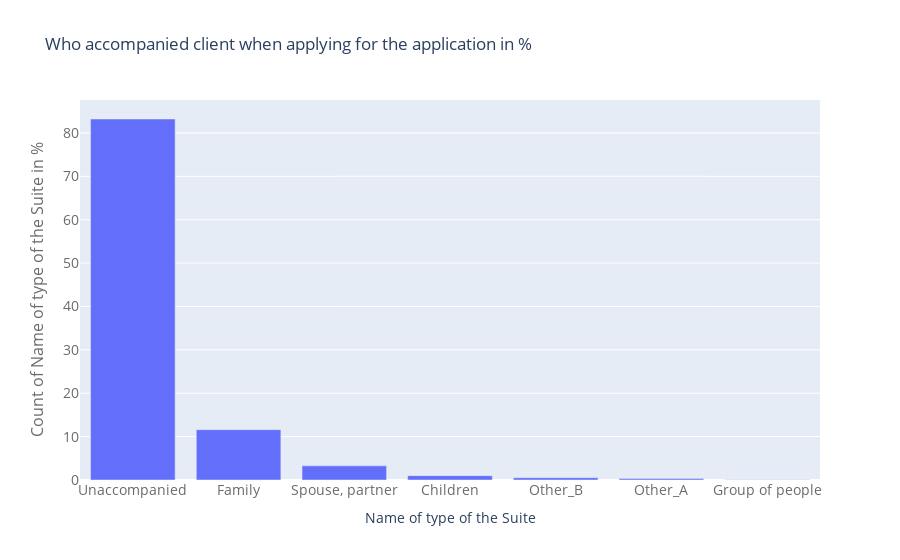

Source (notebook cell):
### Markdown cell above
#### Visualizing client accompaniment during application

### Code cell
# Who accompanied the client distrinution
temp = two_columns_df["NAME_TYPE_SUITE"].value_counts()

trace = go.Bar(
    x=temp.index,
    y=(temp / temp.sum()) * 100,
)

data = [trace]

layout = go.Layout(
    title="Who accompanied client when applying for the application in %",
    xaxis=dict(
        title='Name of type of the Suite',
        tickfont=dict(
            size=14,
            color='rgb(107, 107, 107)'
        )
    ),
    yaxis=dict(
        title='Count of Name of type of the Suite in %',
        titlefont=dict(
            size=16,
            color='rgb(107, 107, 107)'
        ),
        tickfont=dict(
            size=14,
            color='rgb(107, 107, 107)'
        )
    )
)

fig = go.Figure(data=data, layout=layout)
fig.show()

### Figure 1 — Plotly figure (JSON) as saved in the notebook; plotly's stock layout.template omitted (floating-point values rounded to 4 significant figures)
{"data": [{"type": "bar", "x": ["Unaccompanied", "Family", "Spouse, partner", "Children", "Other_B", "Other_A", "Group of people"], "y": [83.21, 11.6, 3.256, 1.008, 0.5312, 0.3178, 0.07945]}], "layout": {"title": {"text": "Who accompanied client when applying for the application in %"}, "xaxis": {"tickfont": {"color": "rgb(107, 107, 107)", "size": 14}, "title": {"text": "Name of type of the Suite"}}, "yaxis": {"tickfont": {"color": "rgb(107, 107, 107)", "size": 14}, "title": {"font": {"color": "rgb(107, 107, 107)", "size": 16}, "text": "Count of Name of type of the Suite in %"}}}}
